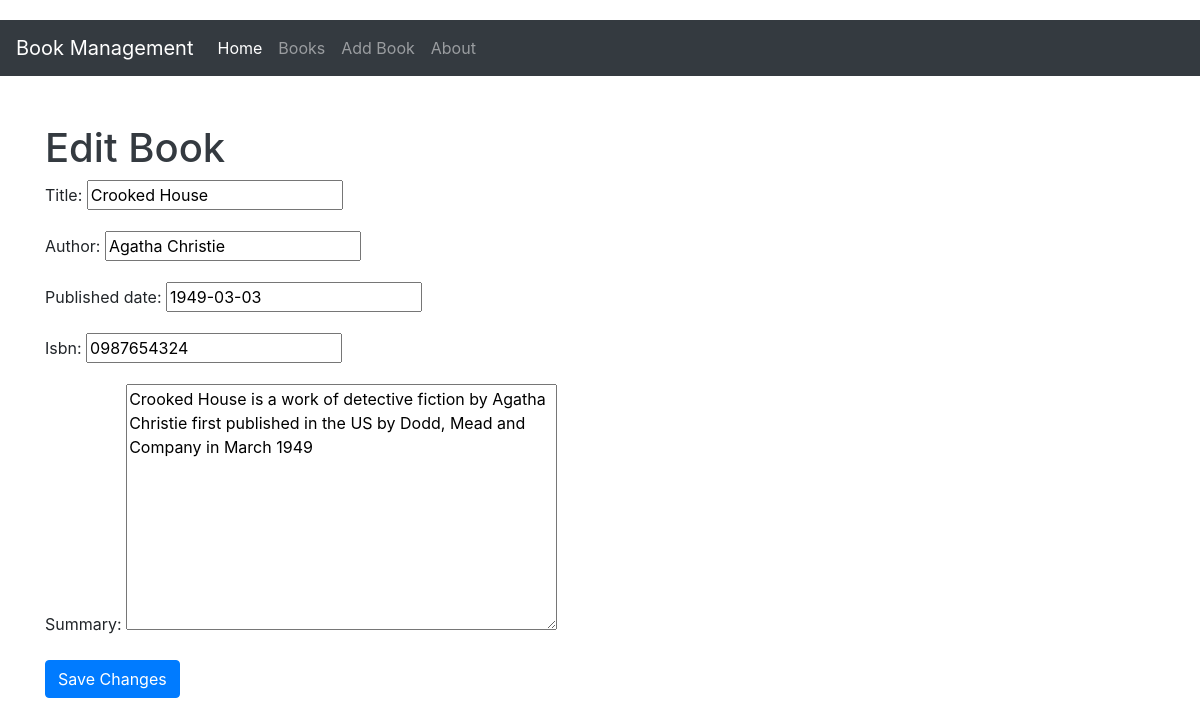
Page /book/4/edit/ on the committed database.
### library/models.py (models this page shows, shortened)
class Book(models.Model):
    title = models.CharField(max_length=200)
    author = models.CharField(max_length=100)
    published_date = models.DateField()
    isbn = models.CharField(max_length=13, unique=True)
    summary = models.TextField()

### library/views.py (the view)
# urls.py: path('book/<int:pk>/edit/', views.book_edit, name='book_edit'),
def book_edit(request, pk):
    book = get_object_or_404(Book, pk=pk)
    if request.method == 'POST':
        form = BookForm(request.POST, instance=book)
        if form.is_valid():
            form.save()
            return redirect('book_list')
    else:
        form = BookForm(instance=book)
    return render(request, 'library/book_form.html', {'form': form})

### library/forms.py
class BookForm(forms.ModelForm):
    class Meta:
        model = Book
        fields = ['title', 'author', 'published_date', 'isbn', 'summary']

### library/templates/library/book_form.html (shortened to what this page needs)
{% extends 'base.html' %}
{% block content %}
    <h1>{% if form.instance.pk %}Edit{% else %}Add{% endif %} Book</h1>
    <form method="POST">
        {{ form.as_p }}
        <button type="submit" class="btn btn-primary">{% if form.instance.pk %}Save Changes{% else %}Add Book{% endif %}</button>
    </form>
{% endblock %}

### library/static/css/styles.css (style rules this page uses)
body { font-family: 'Arial', sans-serif; background-color: #f9f9f9; padding-top: 20px; }
h1 { color: #343a40; font-weight: 600; }
button { font-size: 1rem; padding: 10px 20px; border-radius: 5px; box-shadow: none; }
.btn-primary { background-color: #007bff; border-color: #007bff; }

### rows in the picture
Book: title "Crooked House", author "Agatha Christie", published_date "1949-03-03", isbn "0987654324", summary "Crooked House is a work of detective fiction by Agatha Christie first published in the US by Dodd, Mead and Company in March 1949"
